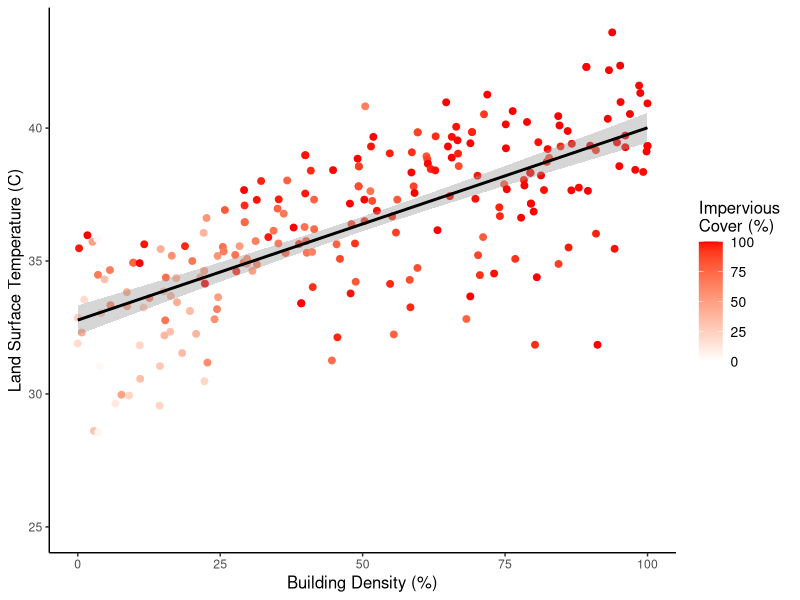
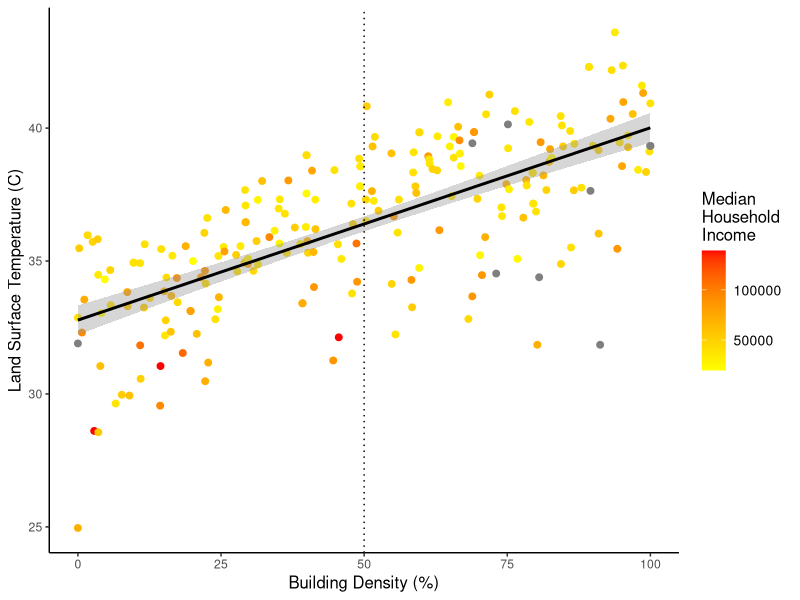
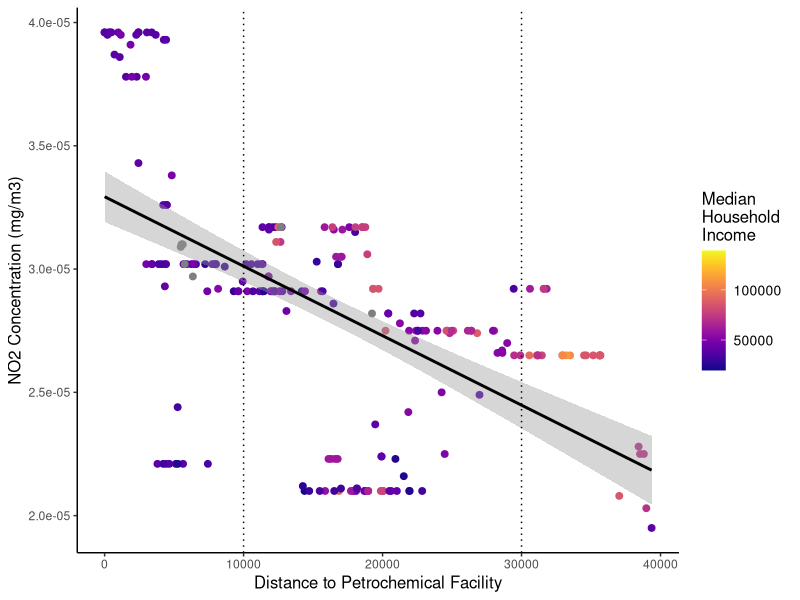
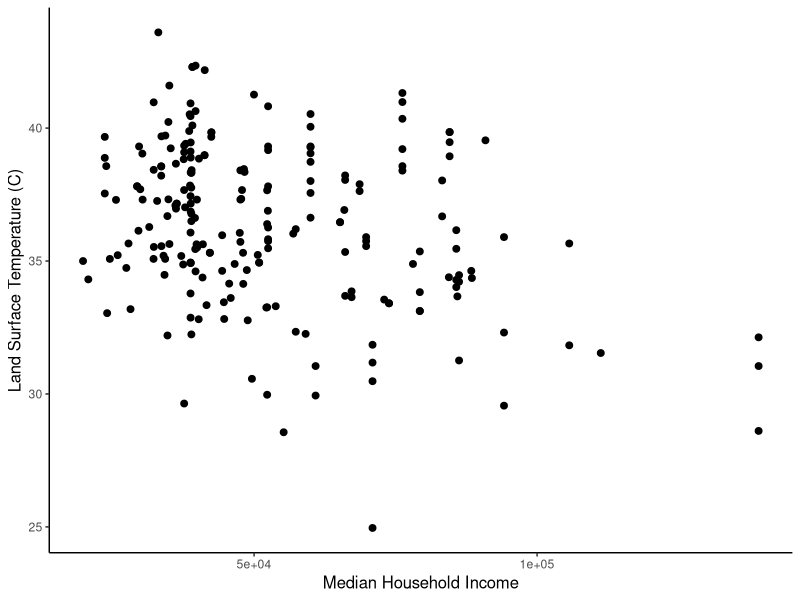
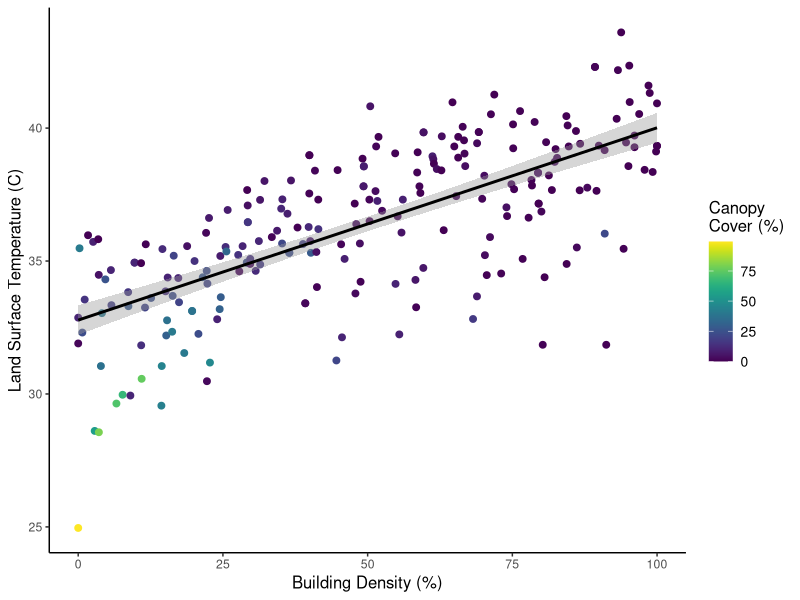
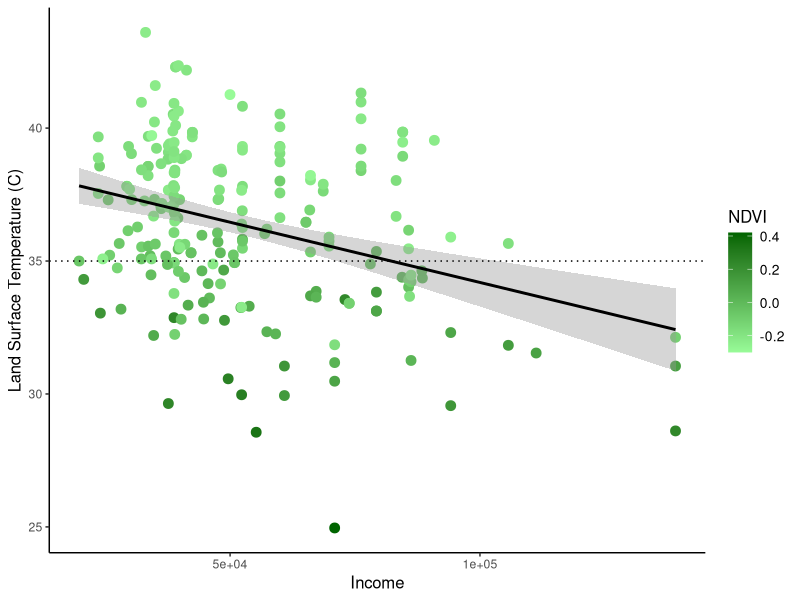

Here is the R script that generated these plots, in order:
data<-read.csv("Data/shortlist_data_0813.csv")
library(ggplot2)
library(stringr)
library(tidyverse)
library(viridis)

my.theme<-theme(axis.title = element_text(size=12),
                legend.title=element_text(size=12),
                legend.text = element_text(size=10))

       
#Plot 1: BD vs. LST colour coded for impervious cover

plot1<-ggplot(data, aes(x=BD, y=LST_mean, color=Imp.)) +
  geom_point(size=2)+
  labs(x="Building Density (%)", y="Land Surface Temperature (C)",color="Impervious \nCover (%)")+
  geom_smooth(method=lm, color="black")+
  theme_classic()+
  scale_color_gradient(low="white", high="red")

plot1+my.theme

#Plot 2: BD vs. LST colour coded for income

plot2<-ggplot(data, aes(x=BD, y=LST_mean, color=Income)) +
  geom_point(size=2)+
  labs(x="Building Density (%)", y="Land Surface Temperature (C)",color="Median \nHousehold \nIncome")+
  geom_smooth(method=lm, color="black")+
  theme_classic()+
  scale_color_gradient(low="yellow", high="red")+
  geom_vline(xintercept=c(50), linetype="dotted")
plot2+my.theme

#Plot 3: NO2 vs. distance to the petrochem facility colour coded for income
plot3<-ggplot(data, aes(x=petrochem_distance, y=NO2_mean, color=Income)) +
  geom_point(size=2)+
  labs(x="Distance to Petrochemical Facility", y="NO2 Concentration (mg/m3)",color="Median \nHousehold \nIncome")+
  geom_smooth(method=lm, color="black")+
  theme_classic()+
  scale_color_viridis(option = "C")+
  geom_vline(xintercept=c(10000, 30000), linetype="dotted")
plot3+my.theme

#Plot 4: LST vs. Income
plot4<-ggplot(data, aes(x=Income, y=LST_mean)) +
  geom_point(size=2)+
  labs(x="Median Household Income", y="Land Surface Temperature (C)")+
  theme_classic()
  
plot4+my.theme

#Plot 5: BD vs. LST colour coded for canopy cover

plot5<-ggplot(data, aes(x=BD, y=LST_mean, color=X.canopy)) +
  geom_point(size=2)+
  labs(x="Building Density (%)", y="Land Surface Temperature (C)",color="Canopy \nCover (%)")+
  geom_smooth(method=lm, color="black")+
  theme_classic()+
  scale_color_viridis(option="D")

plot5+my.theme

#Plot 6: Income vs. LST colour coded for NDVI
plot6<-ggplot(data, aes(x=Income, y=LST_mean, color=NDVImean)) +
  geom_point(size=3)+
  labs(x="Income", y="Land Surface Temperature (C)",color="NDVI")+
  theme_classic()+
  scale_color_continuous(low="palegreen", high="darkgreen")+
  geom_smooth(method=lm, color="black")+
  geom_hline(yintercept=c(35), linetype="dotted")
plot6+my.theme



